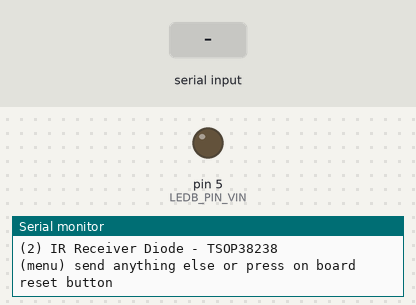
This sketch was run on a simulated Arduino Uno, built with avr-gcc and run on an emulated ATmega328P. On the bench: output pins drawn as LEDs (lit = HIGH), the last lines printed to the serial monitor. The test bench sets the inputs (shaded band).

Above: at 0.9 s.
1.0 s: "1" received over Serial
At 1.15 s:
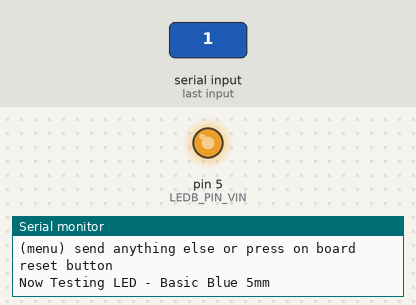
At 2.35 s:
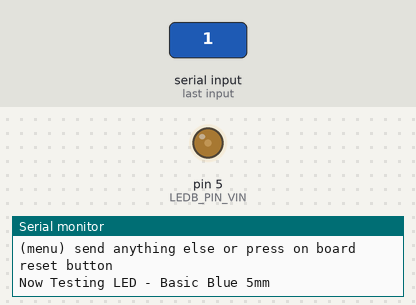
Timing chart, 0 to 10.0 s (numbered marks = the images above; inputs shaded):
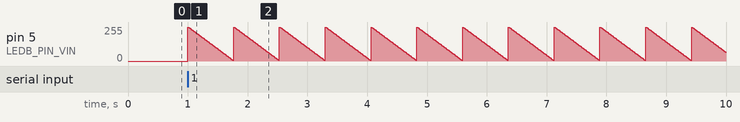

Measured:
- after the input at 1.0 s, pin 5 (LEDB_PIN_VIN): ramps from 255/255 to 5/255 and jumps back, once every 0.77 s

The sketch:

IRLED.ino
```cpp
// Include Libraries
#include "Arduino.h"
#include "LED.h"
#include "IR.h"
#include "IRremoteInt.h"
#include "IRremote.h"


// Pin Definitions
#define LEDB_PIN_VIN	5
#define IR_PIN_OUT	2


// Global variables and defines

// object initialization
LED ledB(LEDB_PIN_VIN);
IR ir(IR_PIN_OUT);


// define vars for testing menu
const int timeout = 10000;       //define timeout of 10 sec
char menuOption = 0;
long time0;

// Setup the essentials for your circuit to work. It runs first every time your circuit is powered with electricity.
void setup()
{
    // Setup Serial which is useful for debugging
    // Use the Serial Monitor to view printed messages
    Serial.begin(9600);
    while (!Serial) ; // wait for serial port to connect. Needed for native USB
    Serial.println("start");

    // initialize IR device
    ir.init();
    menuOption = menu();

}

// Main logic of your circuit. It defines the interaction between the components you selected. After setup, it runs over and over again, in an eternal loop.
void loop()
{


    if(menuOption == '1') {
    // LED - Basic Blue 5mm - Test Code
    // The LED will turn on and fade till it is off
    for(int i=255 ; i> 0 ; i -= 5)
    {
        ledB.dim(i);                      // 1. Dim Led
        delay(15);                               // 2. waits 5 milliseconds (0.5 sec). Change the value in the brackets (500) for a longer or shorter delay in milliseconds.
    }
    ledB.off();                        // 3. turns off
    }
    else if(menuOption == '2') {
    // IR Receiver Diode - TSOP38238 - Test Code
    //Receive IR code into irCode
    long irCode =  ir.detect();
    // if a code was received print it to serial monitor, note that the code is of type long but printed in HEX
    // Consider changing the if statment to something like: if(irCode == "YOUR IR CODE")
    if(irCode)
    {
    Serial.print("0x");
    Serial.println(irCode, HEX);
    }
    }

    if (millis() - time0 > timeout)
    {
        menuOption = menu();
    }

}


// Menu function for selecting the components to be tested
// Follow serial monitor for instrcutions
char menu()
{

    Serial.println(F("\nWhich component would you like to test?"));
    Serial.println(F("(1) LED - Basic Blue 5mm"));
    Serial.println(F("(2) IR Receiver Diode - TSOP38238"));
    Serial.println(F("(menu) send anything else or press on board reset button\n"));
    while (!Serial.available());

    // Read data from serial monitor if received
    while (Serial.available())
    {
        char c = Serial.read();
        if (isAlphaNumeric(c))
        {

            if(c == '1')
    			Serial.println(F("Now Testing LED - Basic Blue 5mm"));
    		else if(c == '2')
    			Serial.println(F("Now Testing IR Receiver Diode - TSOP38238"));
            else
            {
                Serial.println(F("illegal input!"));
                return 0;
            }
            time0 = millis();
            return c;
        }
    }
}

/*******************************************************

*    Circuito.io is an automatic generator of schematics and code for off
*    the shelf hardware combinations.

*    Copyright (C) 2016 Roboplan Technologies Ltd.

*    This program is free software: you can redistribute it and/or modify
*    it under the terms of the GNU General Public License as published by
*    the Free Software Foundation, either version 3 of the License, or
*    (at your option) any later version.

*    This program is distributed in the hope that it will be useful,
*    but WITHOUT ANY WARRANTY; without even the implied warranty of
*    MERCHANTABILITY or FITNESS FOR A PARTICULAR PURPOSE.  See the
*    GNU General Public License for more details.

*    You should have received a copy of the GNU General Public License
*    along with this program.  If not, see <http://www.gnu.org/licenses/>.

*    In addition, and without limitation, to the disclaimers of warranties
*    stated above and in the GNU General Public License version 3 (or any
*    later version), Roboplan Technologies Ltd. ("Roboplan") offers this
*    program subject to the following warranty disclaimers and by using
*    this program you acknowledge and agree to the following:
*    THIS PROGRAM IS PROVIDED ON AN "AS IS" AND "AS AVAILABLE" BASIS, AND
*    WITHOUT WARRANTIES OF ANY KIND EITHER EXPRESS OR IMPLIED.  ROBOPLAN
*    HEREBY DISCLAIMS ALL WARRANTIES, EXPRESS OR IMPLIED, INCLUDING BUT
*    NOT LIMITED TO IMPLIED WARRANTIES OF MERCHANTABILITY, TITLE, FITNESS
*    FOR A PARTICULAR PURPOSE, NON-INFRINGEMENT, AND THOSE ARISING BY
*    STATUTE OR FROM A COURSE OF DEALING OR USAGE OF TRADE.
*    YOUR RELIANCE ON, OR USE OF THIS PROGRAM IS AT YOUR SOLE RISK.
*    ROBOPLAN DOES NOT GUARANTEE THAT THE PROGRAM WILL BE FREE OF, OR NOT
*    SUSCEPTIBLE TO, BUGS, SECURITY BREACHES, OR VIRUSES. ROBOPLAN DOES
*    NOT WARRANT THAT YOUR USE OF THE PROGRAM, INCLUDING PURSUANT TO
*    SCHEMATICS, INSTRUCTIONS OR RECOMMENDATIONS OF ROBOPLAN, WILL BE SAFE
*    FOR PERSONAL USE OR FOR PRODUCTION OR COMMERCIAL USE, WILL NOT
*    VIOLATE ANY THIRD PARTY RIGHTS, WILL PROVIDE THE INTENDED OR DESIRED
*    RESULTS, OR OPERATE AS YOU INTENDED OR AS MAY BE INDICATED BY ROBOPLAN.
*    YOU HEREBY WAIVE, AGREE NOT TO ASSERT AGAINST, AND RELEASE ROBOPLAN,
*    ITS LICENSORS AND AFFILIATES FROM, ANY CLAIMS IN CONNECTION WITH ANY OF
*    THE ABOVE.
********************************************************/
```

IR.cpp
```cpp
#include "IR.h"

IR::IR(const int pin) : m_pin(pin), m_receiver(pin)
{
}

void IR::init()
{
  m_receiver.enableIRIn(); // Start the receiver
}

long int IR::detect()
{
  if (m_receiver.decode(&results))
  {
    m_receiver.resume();
    return results.value;
  }
  else{
    return 0;
    }

}
```

IR.h
```cpp
#ifndef _IR_H_
#define _IR_H_

#include "IRremote.h"

/* Receive and decode IR signals
*
*  This library is an envelop to Chris Young's library
*  which is available at https://github.com/cyborg5
*
*  Checkout Adafruit's great guide at
*  https://learn.adafruit.com/using-an-infrared-library
*
*
*/

class IR : public decode_results
{
    public:
        IR(const int pin);

        // wait for IR signal. If a signal was correctly decoded return its value, otherwise return 0
        // this function blocks until some signal is received
        long int detect();
        void init();

        void Resume();

    private:

        // Receiver object
        IRrecv   m_receiver;

        // Decoder object
        decode_results results;

        // pin connected to sensor
        const int m_pin;

};

#endif
```

LED.cpp
```cpp
#include "LED.h"

LED::LED(const int pin) : Switchable(pin){

}
```

LED.h
```cpp
#ifndef RGBLED_H
#define RGBLED_H

#include "Switchable.h"

class LED : public Switchable
{
	public:
		LED(const int pin);
};

#endif //__LED_H
```

Switchable.cpp
```cpp
#include "Switchable.h"
#include <Arduino.h>

Switchable::Switchable(const int pin) : m_pin(pin)
{
    // Set pin as output
    pinMode(m_pin, OUTPUT);
    // Start state if off
	off();
}

//turn on:
void Switchable::on()
{
	digitalWrite(m_pin, 1); //high
	m_state = true;
}

//turn off:
void Switchable::off()
{
	digitalWrite(m_pin, 0); //low
	m_state = false;
}

void Switchable::toggle()
{
	digitalWrite(m_pin, !m_state); //low
	m_state = !m_state;
}

// dim pin
void Switchable::dim(int dimVal)
{
    analogWrite(m_pin, dimVal);
}

bool Switchable::getState()
{
    return m_state;
}

void Switchable::setState(bool state)
{
    digitalWrite(m_pin, state);
    m_state = state;
}
```

Switchable.h
```cpp
#ifndef _SWITCHABLE_H_
#define _SWITCHABLE_H_

//Base class for output that can be switched on/off via single digital pin:
class Switchable
{
	public:

		// Consturcutor accepts pin number for output
	    Switchable(const int pin);

		// Turn pin on
		void on();

	    // Turn pin off
		void off();

		// Toggle pin
		void toggle();

		// dim pin
		void dim(int dimVal);

		// Get current state
		bool getState();

		// Set state with bool variable
		void setState(bool state);

	private:

		const int m_pin; 	//output pin
		bool m_state;		//current state
};

#endif // _SWITCHABLE_H_
 
```

ir_Aiwa.cpp
```cpp
#include "IRremote.h"
#include "IRremoteInt.h"

//==============================================================================
//                         AAA   IIIII  W   W   AAA
//                        A   A    I    W   W  A   A
//                        AAAAA    I    W W W  AAAAA
//                        A   A    I    W W W  A   A
//                        A   A  IIIII   WWW   A   A
//==============================================================================

// Based off the RC-T501 RCU
// Lirc file http://lirc.sourceforge.net/remotes/aiwa/RC-T501

#define AIWA_RC_T501_HZ            38
#define AIWA_RC_T501_BITS          15
#define AIWA_RC_T501_PRE_BITS      26
#define AIWA_RC_T501_POST_BITS      1
#define AIWA_RC_T501_SUM_BITS    (AIWA_RC_T501_PRE_BITS + AIWA_RC_T501_BITS + AIWA_RC_T501_POST_BITS)
#define AIWA_RC_T501_HDR_MARK    8800
#define AIWA_RC_T501_HDR_SPACE   4500
#define AIWA_RC_T501_BIT_MARK     500
#define AIWA_RC_T501_ONE_SPACE    600
#define AIWA_RC_T501_ZERO_SPACE  1700

//+=============================================================================
#if SEND_AIWA_RC_T501
void  IRsend::sendAiwaRCT501 (int code)
{
	unsigned long  pre = 0x0227EEC0;  // 26-bits

	// Set IR carrier frequency
	enableIROut(AIWA_RC_T501_HZ);

	// Header
	mark(AIWA_RC_T501_HDR_MARK);
	space(AIWA_RC_T501_HDR_SPACE);

	// Send "pre" data
	for (unsigned long  mask = 1UL << (26 - 1);  mask;  mask >>= 1) {
		mark(AIWA_RC_T501_BIT_MARK);
		if (pre & mask)  space(AIWA_RC_T501_ONE_SPACE) ;
		else             space(AIWA_RC_T501_ZERO_SPACE) ;
	}

//-v- THIS CODE LOOKS LIKE IT MIGHT BE WRONG - CHECK!
//    it only send 15bits and ignores the top bit
//    then uses TOPBIT which is 0x80000000 to check the bit code
//    I suspect TOPBIT should be changed to 0x00008000

	// Skip first code bit
	code <<= 1;
	// Send code
	for (int  i = 0;  i < 15;  i++) {
		mark(AIWA_RC_T501_BIT_MARK);
		if (code & 0x80000000)  space(AIWA_RC_T501_ONE_SPACE) ;
		else                    space(AIWA_RC_T501_ZERO_SPACE) ;
		code <<= 1;
	}

//-^- THIS CODE LOOKS LIKE IT MIGHT BE WRONG - CHECK!

	// POST-DATA, 1 bit, 0x0
	mark(AIWA_RC_T501_BIT_MARK);
	space(AIWA_RC_T501_ZERO_SPACE);

	mark(AIWA_RC_T501_BIT_MARK);
	space(0);
}
#endif

//+=============================================================================
#if DECODE_AIWA_RC_T501
bool  IRrecv::decodeAiwaRCT501 (decode_results *results)
{
	int  data   = 0;
	int  offset = 1;

	// Check SIZE
	if (irparams.rawlen < 2 * (AIWA_RC_T501_SUM_BITS) + 4)  return false ;

	// Check HDR Mark/Space
	if (!MATCH_MARK (results->rawbuf[offset++], AIWA_RC_T501_HDR_MARK ))  return false ;
	if (!MATCH_SPACE(results->rawbuf[offset++], AIWA_RC_T501_HDR_SPACE))  return false ;

	offset += 26;  // skip pre-data - optional
	while(offset < irparams.rawlen - 4) {
		if (MATCH_MARK(results->rawbuf[offset], AIWA_RC_T501_BIT_MARK))  offset++ ;
		else                                                             return false ;

		// ONE & ZERO
		if      (MATCH_SPACE(results->rawbuf[offset], AIWA_RC_T501_ONE_SPACE))   data = (data << 1) | 1 ;
		else if (MATCH_SPACE(results->rawbuf[offset], AIWA_RC_T501_ZERO_SPACE))  data = (data << 1) | 0 ;
		else                                                                     break ;  // End of one & zero detected
		offset++;
	}

	results->bits = (offset - 1) / 2;
	if (results->bits < 42)  return false ;

	results->value       = data;
	results->decode_type = AIWA_RC_T501;
	return true;
}
#endif
```

ir_Denon.cpp
```cpp
#include "IRremote.h"
#include "IRremoteInt.h"

// Reverse Engineered by looking at RAW dumps generated by IRremote

// I have since discovered that Denon publish all their IR codes:
//  https://www.google.co.uk/search?q=DENON+MASTER+IR+Hex+Command+Sheet
//  -> http://assets.denon.com/documentmaster/us/denon%20master%20ir%20hex.xls

// Having looked at the official Denon Pronto sheet and reverse engineered
// the timing values from it, it is obvious that Denon have a range of
// different timings and protocols ...the values here work for my AVR-3801 Amp!

//==============================================================================
//                    DDDD   EEEEE  N   N   OOO   N   N
//                     D  D  E      NN  N  O   O  NN  N
//                     D  D  EEE    N N N  O   O  N N N
//                     D  D  E      N  NN  O   O  N  NN
//                    DDDD   EEEEE  N   N   OOO   N   N
//==============================================================================

#define BITS          14  // The number of bits in the command

#define HDR_MARK     300  // The length of the Header:Mark
#define HDR_SPACE    750  // The lenght of the Header:Space

#define BIT_MARK     300  // The length of a Bit:Mark
#define ONE_SPACE   1800  // The length of a Bit:Space for 1's
#define ZERO_SPACE   750  // The length of a Bit:Space for 0's

//+=============================================================================
//
#if SEND_DENON
void  IRsend::sendDenon (unsigned long data,  int nbits)
{
	// Set IR carrier frequency
	enableIROut(38);

	// Header
	mark (HDR_MARK);
	space(HDR_SPACE);

	// Data
	for (unsigned long  mask = 1UL << (nbits - 1);  mask;  mask >>= 1) {
		if (data & mask) {
			mark (BIT_MARK);
			space(ONE_SPACE);
		} else {
			mark (BIT_MARK);
			space(ZERO_SPACE);
		}
	}

	// Footer
	mark(BIT_MARK);
    space(0);  // Always end with the LED off
}
#endif

//+=============================================================================
//
#if DECODE_DENON
bool  IRrecv::decodeDenon (decode_results *results)
{
	unsigned long  data   = 0;  // Somewhere to build our code
	int            offset = 1;  // Skip the Gap reading

	// Check we have the right amount of data
	if (irparams.rawlen != 1 + 2 + (2 * BITS) + 1)  return false ;

	// Check initial Mark+Space match
	if (!MATCH_MARK (results->rawbuf[offset++], HDR_MARK ))  return false ;
	if (!MATCH_SPACE(results->rawbuf[offset++], HDR_SPACE))  return false ;

	// Read the bits in
	for (int i = 0;  i < BITS;  i++) {
		// Each bit looks like: MARK + SPACE_1 -> 1
		//                 or : MARK + SPACE_0 -> 0
		if (!MATCH_MARK(results->rawbuf[offset++], BIT_MARK))  return false ;

		// IR data is big-endian, so we shuffle it in from the right:
		if      (MATCH_SPACE(results->rawbuf[offset], ONE_SPACE))   data = (data << 1) | 1 ;
		else if (MATCH_SPACE(results->rawbuf[offset], ZERO_SPACE))  data = (data << 1) | 0 ;
		else                                                        return false ;
		offset++;
	}

	// Success
	results->bits        = BITS;
	results->value       = data;
	results->decode_type = DENON;
	return true;
}
#endif
```

ir_Dish.cpp
```cpp
#include "IRremote.h"
#include "IRremoteInt.h"

//==============================================================================
//                       DDDD   IIIII   SSSS  H   H
//                        D  D    I    S      H   H
//                        D  D    I     SSS   HHHHH
//                        D  D    I        S  H   H
//                       DDDD   IIIII  SSSS   H   H
//==============================================================================

// Sharp and DISH support by Todd Treece ( http://unionbridge.org/design/ircommand )
//
// The sned function needs to be repeated 4 times
//
// Only send the last for characters of the hex.
// I.E.  Use 0x1C10 instead of 0x0000000000001C10 as listed in the LIRC file.
//
// Here is the LIRC file I found that seems to match the remote codes from the
// oscilloscope:
//   DISH NETWORK (echostar 301):
//   http://lirc.sourceforge.net/remotes/echostar/301_501_3100_5100_58xx_59xx

#define DISH_BITS          16
#define DISH_HDR_MARK     400
#define DISH_HDR_SPACE   6100
#define DISH_BIT_MARK     400
#define DISH_ONE_SPACE   1700
#define DISH_ZERO_SPACE  2800
#define DISH_RPT_SPACE   6200

//+=============================================================================
#if SEND_DISH
void  IRsend::sendDISH (unsigned long data,  int nbits)
{
	// Set IR carrier frequency
	enableIROut(56);

	mark(DISH_HDR_MARK);
	space(DISH_HDR_SPACE);

	for (unsigned long  mask = 1UL << (nbits - 1);  mask;  mask >>= 1) {
		if (data & mask) {
			mark(DISH_BIT_MARK);
			space(DISH_ONE_SPACE);
		} else {
			mark(DISH_BIT_MARK);
			space(DISH_ZERO_SPACE);
		}
	}
	mark(DISH_HDR_MARK); //added 26th March 2016, by AnalysIR ( https://www.AnalysIR.com )
}
#endif
```

Source omitted: irPronto.cpp (15123 bytes), ir_JVC.cpp (2891 bytes), ir_LG.cpp (2393 bytes), ir_Lego_PF.cpp (3801 bytes), ir_Mitsubishi.cpp (3030 bytes), ir_NEC.cpp (2730 bytes), ir_Panasonic.cpp (2696 bytes), ir_RC5_RC6.cpp (5882 bytes), ir_Samsung.cpp (2740 bytes), ir_Sanyo.cpp (2622 bytes), ir_Sharp.cpp (2281 bytes), ir_Sony.cpp (2724 bytes) and 2 more
